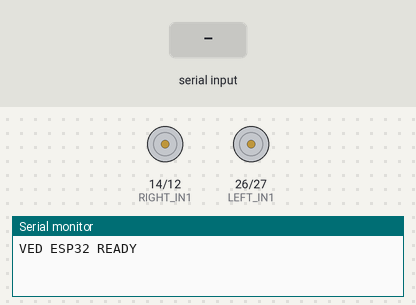
A sketch run on a simulated ESP32. Parts: motor-driver pin pairs drawn as motors (green arrow = first pin HIGH = forward, orange = second pin HIGH = backward, longer = more drive), the last lines printed to the serial monitor. Inputs (shaded band) come from the test bench.

Above: at 1.2 s.
1.3 s: "MOVE_FORWARD\n" received over Serial
At 1.7 s:
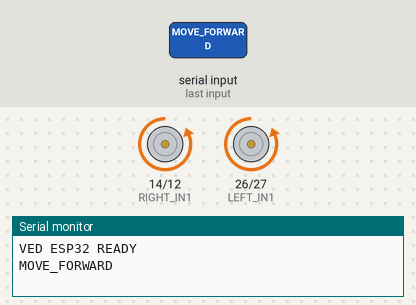
2.8 s: "MOVE_BACKWARD\n" received over Serial
At 4.0 s:
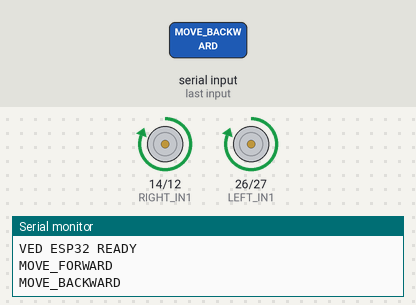
4.3 s: "TURN_LEFT\n" received over Serial
At 5.2 s:
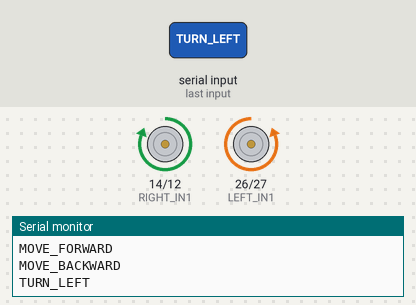
5.8 s: "TURN_RIGHT\n" received over Serial
At 6.3 s:
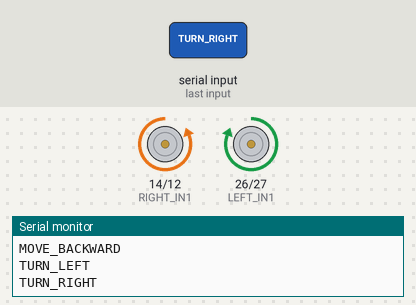
Timing chart, 0 to 8.3 s (numbered marks = the images above; inputs shaded):
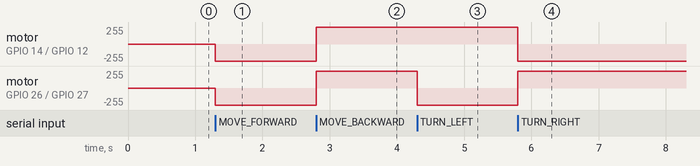

Measured:
- after the input at 1.3 s, motor on GPIO 14 (RIGHT_IN1) / GPIO 12 (RIGHT_IN2), motor on GPIO 26 (LEFT_IN1) / GPIO 27 (LEFT_IN2): stopped → backward 255/255 at once
- after the input at 2.8 s, motor on GPIO 14 (RIGHT_IN1) / GPIO 12 (RIGHT_IN2), motor on GPIO 26 (LEFT_IN1) / GPIO 27 (LEFT_IN2): backward 255/255 → forward 255/255 at once
- after the input at 4.3 s, motor on GPIO 26 (LEFT_IN1) / GPIO 27 (LEFT_IN2): forward 255/255 → backward 255/255 at once
- after the input at 5.8 s, motor on GPIO 14 (RIGHT_IN1) / GPIO 12 (RIGHT_IN2): forward 255/255 → backward 255/255 at once; motor on GPIO 26 (LEFT_IN1) / GPIO 27 (LEFT_IN2): backward 255/255 → forward 255/255 at once

The sketch:

esp32_firmware.ino
```cpp
/*
  esp32_firmware.ino

  Receives movement commands from Raspberry Pi
  over USB Serial and drives the L298N motor driver.
*/

// -----------------------------
// L298N Pin Connections
// -----------------------------
const int LEFT_IN1 = 26;
const int LEFT_IN2 = 27;

const int RIGHT_IN1 = 14;
const int RIGHT_IN2 = 12;

// -----------------------------
void setup() {

  Serial.begin(115200);

  pinMode(LEFT_IN1, OUTPUT);
  pinMode(LEFT_IN2, OUTPUT);

  pinMode(RIGHT_IN1, OUTPUT);
  pinMode(RIGHT_IN2, OUTPUT);

  stopMotors();

  Serial.println("VED ESP32 READY");
}

// -----------------------------
void loop() {

  if (!Serial.available())
    return;

  String command = Serial.readStringUntil('\n');

  command.trim();

  Serial.println(command);

  if (command == "MOVE_FORWARD")
    forward();

  else if (command == "MOVE_BACKWARD")
    backward();

  else if (command == "TURN_LEFT")
    left();

  else if (command == "TURN_RIGHT")
    right();

  else if (command == "STOP")
    stopMotors();
}

// -----------------------------
void forward() {

  digitalWrite(LEFT_IN1, LOW);
  digitalWrite(LEFT_IN2, HIGH);

  digitalWrite(RIGHT_IN1, LOW);
  digitalWrite(RIGHT_IN2, HIGH);
}

// -----------------------------
void backward() {

  digitalWrite(LEFT_IN1, HIGH);
  digitalWrite(LEFT_IN2, LOW);

  digitalWrite(RIGHT_IN1, HIGH);
  digitalWrite(RIGHT_IN2, LOW);
}

// -----------------------------
void left() {

  digitalWrite(LEFT_IN1, LOW);
  digitalWrite(LEFT_IN2, HIGH);

  digitalWrite(RIGHT_IN1, HIGH);
  digitalWrite(RIGHT_IN2, LOW);
}

// -----------------------------
void right() {

  digitalWrite(LEFT_IN1, HIGH);
  digitalWrite(LEFT_IN2, LOW);

  digitalWrite(RIGHT_IN1, LOW);
  digitalWrite(RIGHT_IN2, HIGH);
}

// -----------------------------
void stopMotors() {

  digitalWrite(LEFT_IN1, LOW);
  digitalWrite(LEFT_IN2, LOW);

  digitalWrite(RIGHT_IN1, LOW);
  digitalWrite(RIGHT_IN2, LOW);
}
```
